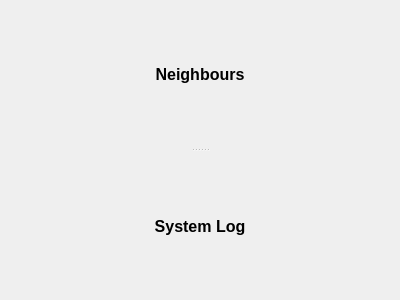
<?xml version="1.0" encoding="UTF-8"?>
<ui version="4.0">
 <class>WidgetActivity</class>
 <widget class="QWidget" name="WidgetActivity">
  <property name="geometry">
   <rect>
    <x>0</x>
    <y>0</y>
    <width>400</width>
    <height>300</height>
   </rect>
  </property>
  <property name="windowTitle">
   <string>Activity</string>
  </property>
  <property name="windowIcon">
   <iconset resource="../Resource.qrc">
    <normaloff>:/Resource/Generic/Globe.png</normaloff>:/Resource/Generic/Globe.png</iconset>
  </property>
  <layout class="QVBoxLayout" name="verticalLayout">
   <property name="spacing">
    <number>0</number>
   </property>
   <property name="margin">
    <number>0</number>
   </property>
   <item>
    <widget class="QSplitter" name="splitterActivity">
     <property name="contextMenuPolicy">
      <enum>Qt::CustomContextMenu</enum>
     </property>
     <property name="orientation">
      <enum>Qt::Vertical</enum>
     </property>
     <widget class="QFrame" name="frameNeighbours">
      <property name="frameShape">
       <enum>QFrame::NoFrame</enum>
      </property>
      <property name="frameShadow">
       <enum>QFrame::Raised</enum>
      </property>
      <layout class="QVBoxLayout" name="verticalLayout_4">
       <property name="spacing">
        <number>0</number>
       </property>
       <property name="margin">
        <number>0</number>
       </property>
       <item>
        <widget class="QToolButton" name="toolButtonNeighboursHeader">
         <property name="sizePolicy">
          <sizepolicy hsizetype="Expanding" vsizetype="Fixed">
           <horstretch>0</horstretch>
           <verstretch>0</verstretch>
          </sizepolicy>
         </property>
         <property name="styleSheet">
          <string notr="true">QToolButton {
	border: none;
	font-size: 16px;
	font-weight: bold;
}
</string>
         </property>
         <property name="text">
          <string>Neighbours</string>
         </property>
         <property name="icon">
          <iconset resource="../Resource.qrc">
           <normaloff>:/Resource/Network/Network.png</normaloff>:/Resource/Network/Network.png</iconset>
         </property>
         <property name="iconSize">
          <size>
           <width>20</width>
           <height>20</height>
          </size>
         </property>
         <property name="toolButtonStyle">
          <enum>Qt::ToolButtonTextBesideIcon</enum>
         </property>
        </widget>
       </item>
       <item>
        <layout class="QVBoxLayout" name="verticalLayoutNeighbours"/>
       </item>
      </layout>
     </widget>
     <widget class="QFrame" name="frameSystemLog">
      <property name="frameShape">
       <enum>QFrame::NoFrame</enum>
      </property>
      <property name="frameShadow">
       <enum>QFrame::Raised</enum>
      </property>
      <layout class="QVBoxLayout" name="verticalLayout_5">
       <property name="spacing">
        <number>0</number>
       </property>
       <property name="margin">
        <number>0</number>
       </property>
       <item>
        <widget class="QToolButton" name="toolButtonSystemLogHeader">
         <property name="sizePolicy">
          <sizepolicy hsizetype="Expanding" vsizetype="Fixed">
           <horstretch>0</horstretch>
           <verstretch>0</verstretch>
          </sizepolicy>
         </property>
         <property name="styleSheet">
          <string notr="true">QToolButton {
	border: none;
	font-size: 16px;
	font-weight: bold;
}
</string>
         </property>
         <property name="text">
          <string>System Log</string>
         </property>
         <property name="icon">
          <iconset resource="../Resource.qrc">
           <normaloff>:/Resource/Network/PacketDump.png</normaloff>:/Resource/Network/PacketDump.png</iconset>
         </property>
         <property name="iconSize">
          <size>
           <width>20</width>
           <height>20</height>
          </size>
         </property>
         <property name="checkable">
          <bool>false</bool>
         </property>
         <property name="checked">
          <bool>false</bool>
         </property>
         <property name="toolButtonStyle">
          <enum>Qt::ToolButtonTextBesideIcon</enum>
         </property>
        </widget>
       </item>
       <item>
        <layout class="QVBoxLayout" name="verticalLayoutSystemLog"/>
       </item>
      </layout>
     </widget>
    </widget>
   </item>
  </layout>
 </widget>
 <resources>
  <include location="../Resource.qrc"/>
 </resources>
 <connections/>
</ui>
